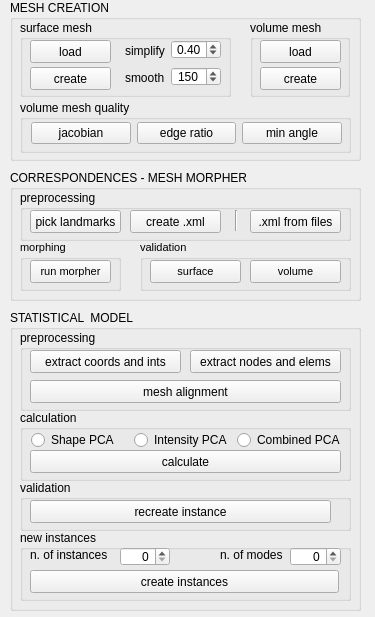
          <widget class="QWidget" name="page_2">
           <property name="geometry">
            <rect>
             <x>0</x>
             <y>0</y>
             <width>375</width>
             <height>617</height>
            </rect>
           </property>
           <attribute name="label">
            <string>MESH TOOL</string>
           </attribute>
           <widget class="QGroupBox" name="groupBox_6">
            <property name="geometry">
             <rect>
              <x>10</x>
              <y>0</y>
              <width>351</width>
              <height>161</height>
             </rect>
            </property>
            <property name="font">
             <font>
              <family>Segoe UI</family>
              <pointsize>9</pointsize>
             </font>
            </property>
            <property name="title">
             <string>MESH CREATION</string>
            </property>
            <widget class="QGroupBox" name="groupBox_11">
             <property name="geometry">
              <rect>
               <x>10</x>
               <y>20</y>
               <width>211</width>
               <height>77</height>
              </rect>
             </property>
             <property name="font">
              <font>
               <pointsize>9</pointsize>
              </font>
             </property>
             <property name="title">
              <string>surface mesh</string>
             </property>
             <widget class="QPushButton" name="CreateMesh">
              <property name="geometry">
               <rect>
                <x>10</x>
                <y>47</y>
                <width>81</width>
                <height>23</height>
               </rect>
              </property>
              <property name="font">
               <font>
                <pointsize>9</pointsize>
               </font>
              </property>
              <property name="text">
               <string>create</string>
              </property>
             </widget>
             <widget class="QDoubleSpinBox" name="Simplify">
              <property name="geometry">
               <rect>
                <x>151</x>
                <y>20</y>
                <width>50</width>
                <height>19</height>
               </rect>
              </property>
              <property name="font">
               <font>
                <pointsize>9</pointsize>
               </font>
              </property>
              <property name="layoutDirection">
               <enum>Qt::LeftToRight</enum>
              </property>
              <property name="alignment">
               <set>Qt::AlignCenter</set>
              </property>
              <property name="maximum">
               <double>1.000000000000000</double>
              </property>
              <property name="singleStep">
               <double>0.100000000000000</double>
              </property>
              <property name="value">
               <double>0.400000000000000</double>
              </property>
             </widget>
             <widget class="QSpinBox" name="Smooth">
              <property name="geometry">
               <rect>
                <x>151</x>
                <y>47</y>
                <width>50</width>
                <height>19</height>
               </rect>
              </property>
              <property name="font">
               <font>
                <pointsize>9</pointsize>
               </font>
              </property>
              <property name="layoutDirection">
               <enum>Qt::LeftToRight</enum>
              </property>
              <property name="alignment">
               <set>Qt::AlignCenter</set>
              </property>
              <property name="maximum">
               <number>1000</number>
              </property>
              <property name="value">
               <number>150</number>
              </property>
             </widget>
             <widget class="QLabel" name="label">
              <property name="geometry">
               <rect>
                <x>105</x>
                <y>47</y>
                <width>47</width>
                <height>21</height>
               </rect>
              </property>
              <property name="font">
               <font>
                <pointsize>9</pointsize>
               </font>
              </property>
              <property name="text">
               <string>smooth</string>
              </property>
             </widget>
             <widget class="QPushButton" name="LoadImageMesh">
              <property name="geometry">
               <rect>
                <x>10</x>
                <y>20</y>
                <width>81</width>
                <height>23</height>
               </rect>
              </property>
              <property name="font">
               <font>
                <family>Segoe UI</family>
                <pointsize>9</pointsize>
               </font>
              </property>
              <property name="text">
               <string>load</string>
              </property>
             </widget>
             <widget class="QLabel" name="label_2">
              <property name="geometry">
               <rect>
                <x>105</x>
                <y>20</y>
                <width>47</width>
                <height>21</height>
               </rect>
              </property>
              <property name="font">
               <font>
                <pointsize>9</pointsize>
               </font>
              </property>
              <property name="text">
               <string>simplify</string>
              </property>
             </widget>
            </widget>
            <widget class="QGroupBox" name="groupBox_13">
             <property name="geometry">
              <rect>
               <x>240</x>
               <y>20</y>
               <width>100</width>
               <height>77</height>
              </rect>
             </property>
             <property name="font">
              <font>
               <pointsize>9</pointsize>
              </font>
             </property>
             <property name="title">
              <string>volume mesh</string>
             </property>
             <widget class="QPushButton" name="CreateVolumeMesh">
              <property name="geometry">
               <rect>
                <x>10</x>
                <y>47</y>
                <width>81</width>
                <height>23</height>
               </rect>
              </property>
              <property name="font">
               <font>
                <pointsize>9</pointsize>
               </font>
              </property>
              <property name="text">
               <string>create</string>
              </property>
             </widget>
             <widget class="QPushButton" name="LoadSurfaceMesh">
              <property name="geometry">
               <rect>
                <x>10</x>
                <y>20</y>
                <width>81</width>
                <height>23</height>
               </rect>
              </property>
              <property name="font">
               <font>
                <pointsize>9</pointsize>
               </font>
              </property>
              <property name="text">
               <string>load</string>
              </property>
             </widget>
            </widget>
            <widget class="QGroupBox" name="groupBox_26">
             <property name="geometry">
              <rect>
               <x>10</x>
               <y>100</y>
               <width>331</width>
               <height>53</height>
              </rect>
             </property>
             <property name="font">
              <font>
               <family>Segoe UI</family>
               <pointsize>9</pointsize>
              </font>
             </property>
             <property name="title">
              <string>volume mesh quality</string>
             </property>
             <widget class="QWidget" name="layoutWidget">
              <property name="geometry">
               <rect>
                <x>11</x>
                <y>21</y>
                <width>311</width>
                <height>25</height>
               </rect>
              </property>
              <layout class="QHBoxLayout" name="horizontalLayout">
               <item>
                <widget class="QPushButton" name="MeshJacobian">
                 <property name="font">
                  <font>
                   <family>Segoe UI</family>
                   <pointsize>9</pointsize>
                  </font>
                 </property>
                 <property name="text">
                  <string>jacobian</string>
                 </property>
                </widget>
               </item>
               <item>
                <widget class="QPushButton" name="MeshEdgeRatio">
                 <property name="font">
                  <font>
                   <family>Segoe UI</family>
                   <pointsize>9</pointsize>
                  </font>
                 </property>
                 <property name="text">
                  <string>edge ratio</string>
                 </property>
                </widget>
               </item>
               <item>
                <widget class="QPushButton" name="MeshAngle">
                 <property name="font">
                  <font>
                   <family>Segoe UI</family>
                   <pointsize>9</pointsize>
                  </font>
                 </property>
                 <property name="text">
                  <string>min angle</string>
                 </property>
                </widget>
               </item>
              </layout>
             </widget>
            </widget>
           </widget>
           <widget class="QGroupBox" name="groupBox_7">
            <property name="geometry">
             <rect>
              <x>10</x>
              <y>170</y>
              <width>351</width>
              <height>131</height>
             </rect>
            </property>
            <property name="font">
             <font>
              <family>Segoe UI</family>
              <pointsize>9</pointsize>
             </font>
            </property>
            <property name="title">
             <string>CORRESPONDENCES - MESH MORPHER</string>
            </property>
            <widget class="QGroupBox" name="groupBox_12">
             <property name="geometry">
              <rect>
               <x>10</x>
               <y>20</y>
               <width>331</width>
               <height>51</height>
              </rect>
             </property>
             <property name="font">
              <font>
               <family>Segoe UI</family>
               <pointsize>9</pointsize>
              </font>
             </property>
             <property name="title">
              <string>preprocessing</string>
             </property>
             <widget class="QPushButton" name="CreateXml">
              <property name="geometry">
               <rect>
                <x>110</x>
                <y>20</y>
                <width>91</width>
                <height>23</height>
               </rect>
              </property>
              <property name="font">
               <font>
                <family>Segoe UI</family>
                <pointsize>9</pointsize>
               </font>
              </property>
              <property name="text">
               <string>create .xml</string>
              </property>
             </widget>
             <widget class="QPushButton" name="PickLandmarks">
              <property name="geometry">
               <rect>
                <x>10</x>
                <y>20</y>
                <width>91</width>
                <height>23</height>
               </rect>
              </property>
              <property name="font">
               <font>
                <family>Segoe UI</family>
                <pointsize>9</pointsize>
               </font>
              </property>
              <property name="text">
               <string>pick landmarks</string>
              </property>
             </widget>
             <widget class="QPushButton" name="CreateXmlFromFiles">
              <property name="geometry">
               <rect>
                <x>230</x>
                <y>20</y>
                <width>91</width>
                <height>23</height>
               </rect>
              </property>
              <property name="font">
               <font>
                <family>Segoe UI</family>
                <pointsize>9</pointsize>
               </font>
              </property>
              <property name="text">
               <string>.xml from files</string>
              </property>
             </widget>
             <widget class="Line" name="line">
              <property name="geometry">
               <rect>
                <x>206</x>
                <y>20</y>
                <width>20</width>
                <height>21</height>
               </rect>
              </property>
              <property name="orientation">
               <enum>Qt::Vertical</enum>
              </property>
             </widget>
            </widget>
            <widget class="QGroupBox" name="groupBox_27">
             <property name="geometry">
              <rect>
               <x>10</x>
               <y>70</y>
               <width>101</width>
               <height>51</height>
              </rect>
             </property>
             <property name="font">
              <font>
               <family>Segoe UI</family>
               <pointsize>8</pointsize>
              </font>
             </property>
             <property name="title">
              <string>morphing</string>
             </property>
             <widget class="QPushButton" name="RunMorpher">
              <property name="geometry">
               <rect>
                <x>10</x>
                <y>20</y>
                <width>81</width>
                <height>23</height>
               </rect>
              </property>
              <property name="font">
               <font>
                <family>Segoe UI</family>
               </font>
              </property>
              <property name="text">
               <string>run morpher</string>
              </property>
             </widget>
            </widget>
            <widget class="QGroupBox" name="groupBox_14">
             <property name="geometry">
              <rect>
               <x>130</x>
               <y>70</y>
               <width>211</width>
               <height>51</height>
              </rect>
             </property>
             <property name="font">
              <font>
               <family>Segoe UI</family>
               <pointsize>8</pointsize>
              </font>
             </property>
             <property name="title">
              <string>validation</string>
             </property>
             <widget class="QPushButton" name="SurfaceValidation">
              <property name="geometry">
               <rect>
                <x>10</x>
                <y>20</y>
                <width>91</width>
                <height>23</height>
               </rect>
              </property>
              <property name="font">
               <font>
                <family>Segoe UI</family>
               </font>
              </property>
              <property name="text">
               <string>surface</string>
              </property>
             </widget>
             <widget class="QPushButton" name="VolumeValidation">
              <property name="geometry">
               <rect>
                <x>110</x>
                <y>20</y>
                <width>91</width>
                <height>23</height>
               </rect>
              </property>
              <property name="font">
               <font>
                <family>Segoe UI</family>
               </font>
              </property>
              <property name="text">
               <string>volume</string>
              </property>
             </widget>
            </widget>
           </widget>
           <widget class="QGroupBox" name="groupBox_2">
            <property name="geometry">
             <rect>
              <x>10</x>
              <y>310</y>
              <width>351</width>
              <height>301</height>
             </rect>
            </property>
            <property name="font">
             <font>
              <family>Segoe UI</family>
              <pointsize>9</pointsize>
             </font>
            </property>
            <property name="title">
             <string>STATISTICAL  MODEL</string>
            </property>
            <widget class="QGroupBox" name="groupBox_4">
             <property name="geometry">
              <rect>
               <x>10</x>
               <y>100</y>
               <width>331</width>
               <height>71</height>
              </rect>
             </property>
             <property name="font">
              <font>
               <pointsize>9</pointsize>
              </font>
             </property>
             <property name="title">
              <string>calculation</string>
             </property>
             <widget class="QPushButton" name="CalculateMeshPCA">
              <property name="geometry">
               <rect>
                <x>10</x>
                <y>40</y>
                <width>311</width>
                <height>23</height>
               </rect>
              </property>
              <property name="font">
               <font>
                <pointsize>9</pointsize>
               </font>
              </property>
              <property name="text">
               <string>calculate</string>
              </property>
             </widget>
             <widget class="QRadioButton" name="ShapeMeshPCA">
              <property name="geometry">
               <rect>
                <x>11</x>
                <y>21</y>
                <width>83</width>
                <height>18</height>
               </rect>
              </property>
              <property name="font">
               <font>
                <pointsize>9</pointsize>
               </font>
              </property>
              <property name="text">
               <string>Shape PCA</string>
              </property>
             </widget>
             <widget class="QRadioButton" name="CombinedMeshPCA">
              <property name="geometry">
               <rect>
                <x>217</x>
                <y>21</y>
                <width>103</width>
                <height>18</height>
               </rect>
              </property>
              <property name="font">
               <font>
                <pointsize>9</pointsize>
               </font>
              </property>
              <property name="text">
               <string>Combined PCA</string>
              </property>
             </widget>
             <widget class="QRadioButton" name="IntensityMeshPCA">
              <property name="geometry">
               <rect>
                <x>114</x>
                <y>21</y>
                <width>97</width>
                <height>18</height>
               </rect>
              </property>
              <property name="font">
               <font>
                <pointsize>9</pointsize>
               </font>
              </property>
              <property name="text">
               <string>Intensity PCA</string>
              </property>
             </widget>
             <zorder>ShapeMeshPCA</zorder>
             <zorder>CombinedMeshPCA</zorder>
             <zorder>IntensityMeshPCA</zorder>
             <zorder>CalculateMeshPCA</zorder>
            </widget>
            <widget class="QGroupBox" name="groupBox_24">
             <property name="geometry">
              <rect>
               <x>10</x>
               <y>220</y>
               <width>331</width>
               <height>71</height>
              </rect>
             </property>
             <property name="font">
              <font>
               <pointsize>9</pointsize>
              </font>
             </property>
             <property name="title">
              <string>new instances</string>
             </property>
             <widget class="QLabel" name="label_12">
              <property name="geometry">
               <rect>
                <x>10</x>
                <y>17</y>
                <width>80</width>
                <height>16</height>
               </rect>
              </property>
              <property name="font">
               <font>
                <pointsize>9</pointsize>
               </font>
              </property>
              <property name="text">
               <string>n. of instances</string>
              </property>
             </widget>
             <widget class="QSpinBox" name="NOfMeshInstances">
              <property name="geometry">
               <rect>
                <x>100</x>
                <y>17</y>
                <width>50</width>
                <height>19</height>
               </rect>
              </property>
              <property name="font">
               <font>
                <pointsize>9</pointsize>
               </font>
              </property>
              <property name="alignment">
               <set>Qt::AlignRight|Qt::AlignTrailing|Qt::AlignVCenter</set>
              </property>
              <property name="maximum">
               <number>1000</number>
              </property>
             </widget>
             <widget class="QPushButton" name="CreateMeshInstances">
              <property name="geometry">
               <rect>
                <x>10</x>
                <y>40</y>
                <width>309</width>
                <height>23</height>
               </rect>
              </property>
              <property name="font">
               <font>
                <pointsize>9</pointsize>
               </font>
              </property>
              <property name="text">
               <string>create instances</string>
              </property>
             </widget>
             <widget class="QLabel" name="label_13">
              <property name="geometry">
               <rect>
                <x>200</x>
                <y>17</y>
                <width>66</width>
                <height>16</height>
               </rect>
              </property>
              <property name="font">
               <font>
                <pointsize>9</pointsize>
               </font>
              </property>
              <property name="text">
               <string>n. of modes</string>
              </property>
             </widget>
             <widget class="QSpinBox" name="NOfMeshModes">
              <property name="geometry">
               <rect>
                <x>270</x>
                <y>17</y>
                <width>51</width>
                <height>19</height>
               </rect>
              </property>
              <property name="font">
               <font>
                <pointsize>9</pointsize>
               </font>
              </property>
              <property name="alignment">
               <set>Qt::AlignRight|Qt::AlignTrailing|Qt::AlignVCenter</set>
              </property>
              <property name="maximum">
               <number>200</number>
              </property>
              <property name="singleStep">
               <number>1</number>
              </property>
             </widget>
            </widget>
            <widget class="QGroupBox" name="groupBox_9">
             <property name="geometry">
              <rect>
               <x>10</x>
               <y>170</y>
               <width>331</width>
               <height>51</height>
              </rect>
             </property>
             <property name="font">
              <font>
               <pointsize>9</pointsize>
              </font>
             </property>
             <property name="title">
              <string>validation</string>
             </property>
             <widget class="QPushButton" name="RecreateMeshInstance">
              <property name="geometry">
               <rect>
                <x>10</x>
                <y>20</y>
                <width>301</width>
                <height>23</height>
               </rect>
              </property>
              <property name="font">
               <font>
                <pointsize>9</pointsize>
               </font>
              </property>
              <property name="text">
               <string>recreate instance</string>
              </property>
             </widget>
            </widget>
            <widget class="QGroupBox" name="groupBox_25">
             <property name="geometry">
              <rect>
               <x>10</x>
               <y>20</y>
               <width>331</width>
               <height>81</height>
              </rect>
             </property>
             <property name="font">
              <font>
               <family>Segoe UI</family>
               <pointsize>9</pointsize>
              </font>
             </property>
             <property name="title">
              <string>preprocessing</string>
             </property>
             <widget class="QPushButton" name="MeshAlignment">
              <property name="geometry">
               <rect>
                <x>10</x>
                <y>50</y>
                <width>311</width>
                <height>23</height>
               </rect>
              </property>
              <property name="font">
               <font>
                <family>Segoe UI</family>
               </font>
              </property>
              <property name="text">
               <string>mesh alignment</string>
              </property>
             </widget>
             <widget class="QPushButton" name="ExtractCoordinatesAndIntensities">
              <property name="geometry">
               <rect>
                <x>10</x>
                <y>20</y>
                <width>151</width>
                <height>23</height>
               </rect>
              </property>
              <property name="font">
               <font>
                <family>Segoe UI</family>
               </font>
              </property>
              <property name="text">
               <string>extract coords and ints</string>
              </property>
             </widget>
             <widget class="QPushButton" name="ExtractNodesAndElements">
              <property name="geometry">
               <rect>
                <x>170</x>
                <y>20</y>
                <width>151</width>
                <height>23</height>
               </rect>
              </property>
              <property name="font">
               <font>
                <family>Segoe UI</family>
               </font>
              </property>
              <property name="text">
               <string>extract nodes and elems</string>
              </property>
             </widget>
            </widget>
           </widget>
          </widget>
